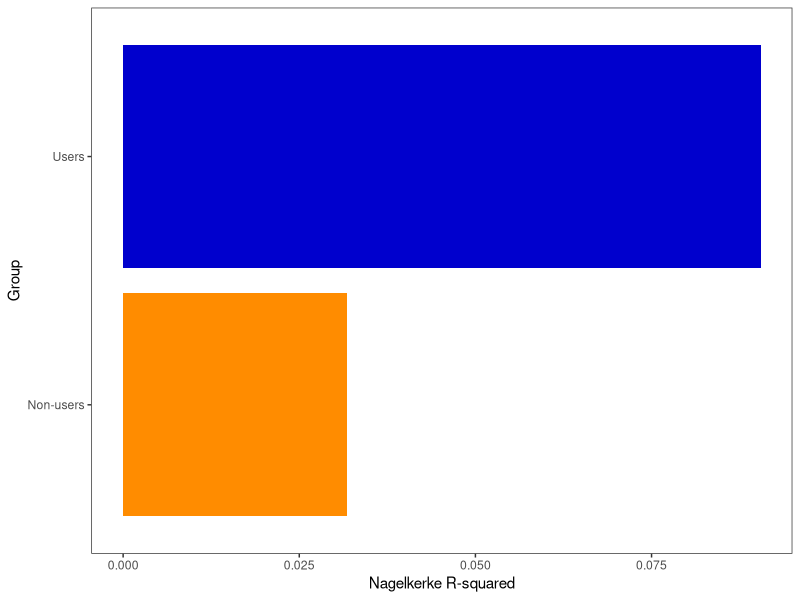

This figure's R source:
library(ggplot2)
tmp <- data.frame(type=c("Users","Non-users"),R2=c(0.0904657,0.0317438))
g2 <- ggplot(tmp,aes(x=type,y=R2,fill=type)) + geom_bar(stat = "identity") + scale_fill_manual(values=c('darkorange','blue3')) + theme_bw() + theme(panel.grid=element_blank()) +
  labs(x='Group',y='Nagelkerke R-squared') + guides(fill=F) + coord_flip(); g2
